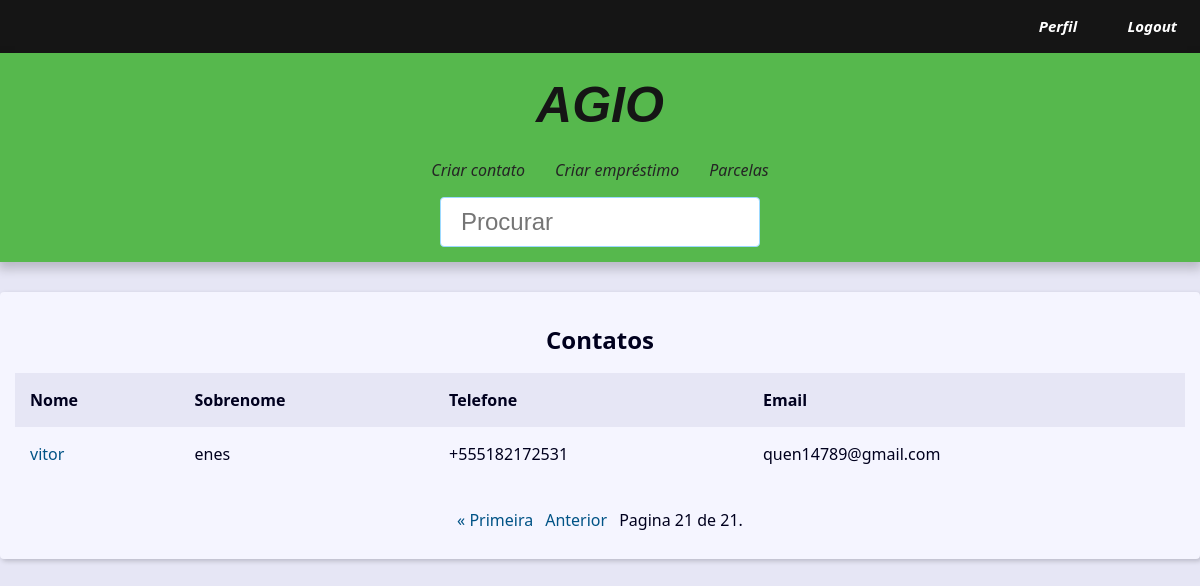
Page /?page=21&q= (signed in) on the earlier database version.
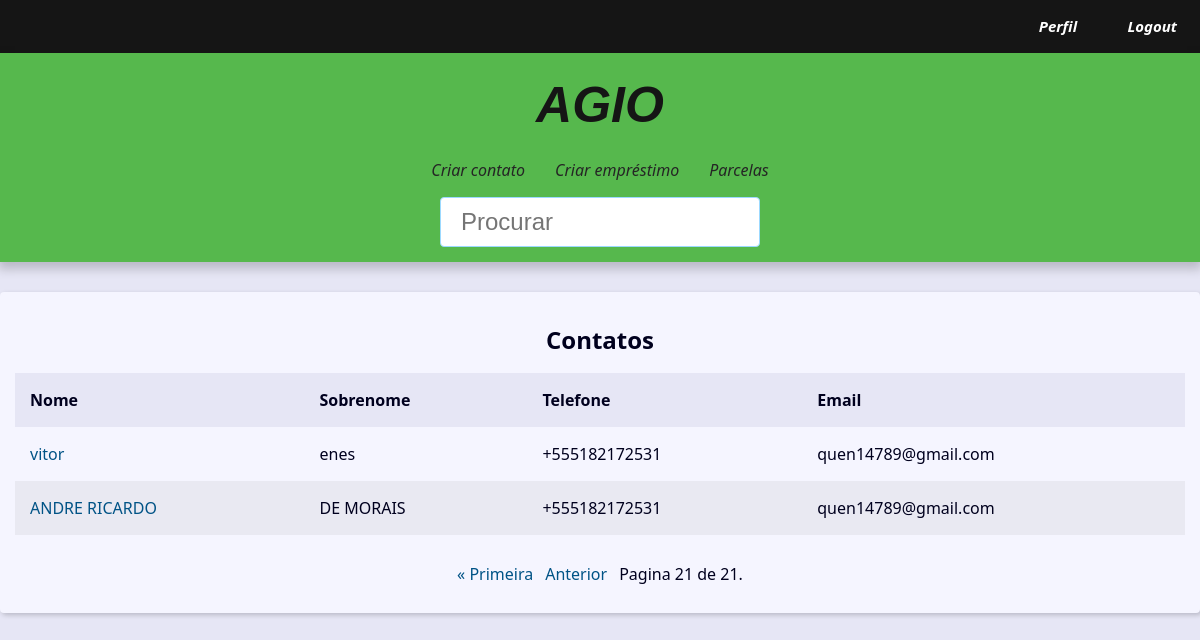
Same page on the later database version.
### contact/models.py (models this page shows, shortened)
class Contact(models.Model):
    class Meta:
        verbose_name_plural = 'Usuarios'
        verbose_name = 'Usuario'
    first_name = models.CharField(max_length=50, verbose_name='Nome')
    last_name = models.CharField(max_length=50, blank=True,
                                  verbose_name='Sobrenome')
    phone = models.CharField(max_length=50, verbose_name='Telefone')
    email = models.EmailField(max_length=254, verbose_name='Email')
    created_date = models.DateTimeField(default=timezone.now)
    description = models.TextField(blank=True, verbose_name='Descrição')
    show = models.BooleanField(default=True)
    picture = models.ImageField(upload_to='pictures/%Y/%m/%d', blank=True, verbose_name='Imagem')
    owner = models.ForeignKey(User, on_delete=models.SET_NULL,
                              blank=True, null=True)

### contact/views/contact_views.py (the view)
# urls.py: path('', views.index, name='index'),
@login_required(login_url='contact:login')
def index(request):
    user = request.user
    contacts = Contact.objects.filter(owner=user, show=True).order_by('id')
    paginator = Paginator(contacts, 10)
    page_number = request.GET.get("page")
    page_obj = paginator.get_page(page_number)
    context = {
        'page_obj': page_obj,
        'site_title': 'Contatos - ',
    }
    return render(request, 'contact/index.html', context)

### contact/templates/contact/index.html
{% extends "base.html" %}
{% block content %}
{% if page_obj %}
    <div class="responsive-table">
        <table class="contacts-table">
            <caption class="table-caption">
                Contatos
            </caption>
            <thead>
                <tr class="table-row table-row-header">
                    <th class="table-header">Nome</th>
                    <th class="table-header">Sobrenome</th>
                    <th class="table-header">Telefone</th>
                    <th class="table-header">Email</th>
                </tr>
            </thead>
            <tbody>
                {% if user.is_authenticated %}
                    {% for contact in page_obj %}
                        {% if contact.owner == user %}
                            <tr class="table-row">
                            <td class="table-cel">
                                <a href="{% url 'contact:contact' contact.id %}" class="table-link">
                                    {{contact.first_name}}
                                </a>
                            </td>
                            <td class="table-cel">
                                    {{contact.last_name}}
                            </td>
                            <td class="table-cel">
                                    {{contact.phone}}
                            </td>
                            <td class="table-cel">
                                    {{contact.email}}
                            </td>
                        {% endif %}
                    </tr>
                    {% endfor %}
                {% endif %}
            </tbody>
        </table>
    </div>
{% else %}
<div class="single-contact">
    <h1 class="single-contact-name">Nenhum contato encontrado!</h1>
{% endif %}
{% endblock content %}

Differences in the rows shown:
added Contact: first_name "ANDRE RICARDO", last_name "DE MORAIS", phone "+555182172531", email "quen14789@gmail.com"
